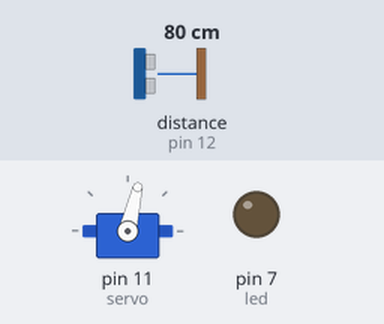
Bench run of a sketch on a simulated Arduino Uno, built with avr-gcc and run on an emulated ATmega328P. Shown: servo, output pins drawn as LEDs (lit = HIGH). Dashed ring = blinking. The inputs (shaded band) are chosen by the test bench; at power-on: distance to the obstacle (sensor on pin 12) 80 cm.

Above: at 1.2 s.
1.3 s: distance to the obstacle (sensor on pin 12) set to 4 cm
At 1.68 s:
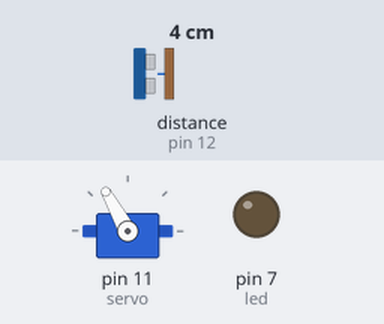
4.3 s: distance to the obstacle (sensor on pin 12) set to 2 cm
At 4.7 s:
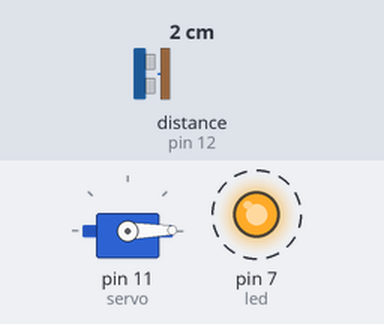
Timing chart, 0 to 13.3 s (numbered marks = the images above; inputs shaded):
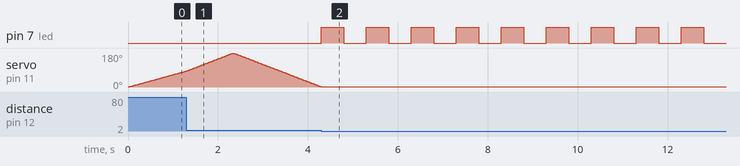

The sketch:

Radar.ino
```cpp
#include <HCSR04.h>
#include <Servo.h>
#define led 7

const int max_distance =2;

int pos = 0;
int target = 180;

Servo servo;
UltraSonicDistanceSensor distanceSensor(13, 12);

float distance = 0;
void setup () {
    pinMode(led, OUTPUT);
    servo.attach(11);
    Serial.begin(9600);
}

void loop () {
    distance = distanceSensor.measureDistanceCm();

    while(distance > max_distance)
    {
        digitalWrite(led, LOW);
        if(target == 180)
        {
            pos++;
            if(pos >= 180)
            {
                pos = 180;
                target = 0;
            }
        }
        else if(target == 0)
        {
            pos--;
            if(pos <= 0)
            {
                pos = 0;
                target = 180;
            }
        }

        servo.write(pos);
        delay(10);

        distance = distanceSensor.measureDistanceCm();
    }

    if(distance <= max_distance)
    {
        digitalWrite(led, HIGH);
        delay(500);
        digitalWrite(led, LOW);
        delay(500);
    }
   else
   {
      digitalWrite(led, LOW);
        delay(500);
   }
}
```

Measured:
- the behaviour switches between 3 and 2 cm on distance to the obstacle (sensor on pin 12) (found by bisection; images 1 and 2)
- after the input at 4.3 s, pin 7 (led): alternates HIGH for 0.50 s and LOW for 0.50 s, starting at once; servo on pin 11 (servo): stops changing and stays 1°
- by itself, servo on pin 11 (servo): rises from 85° to 179° in 1.0 s, then falls to 1° in 2.0 s
